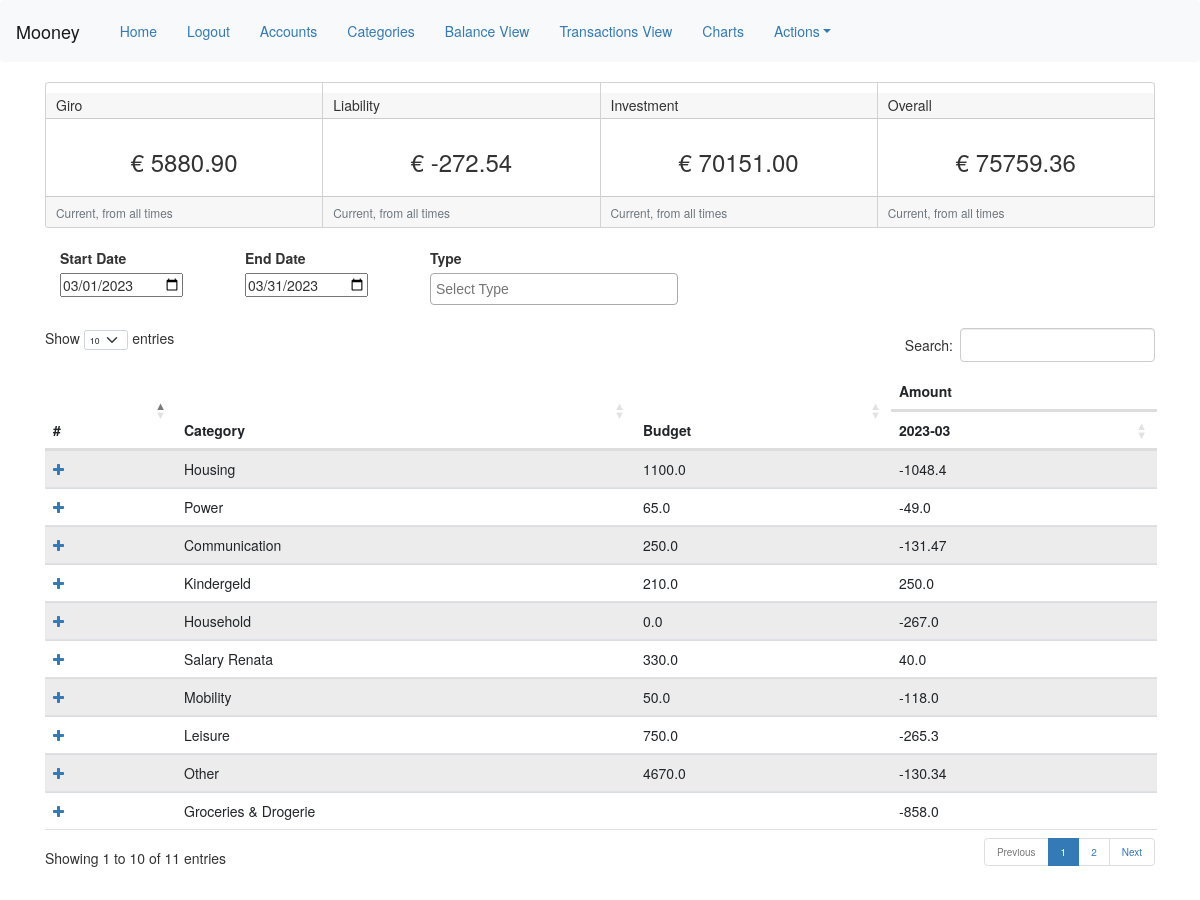
The app's page /index (signed in) with its own data.
### app/models.py (models this page shows, shortened)
class Category(db.Model):
    id            = db.Column(db.Integer, primary_key=True)
    name  = db.Column(db.String(64), unique=False)
    type  = db.Column(db.String(32), unique=False)
    description   = db.Column(db.String(255), nullable=True)
    competence = db.Column(db.String(32), unique=False, default='Monthly')
    created_at    = db.Column(db.DateTime, index=True, default=datetime.utcnow)
    last_modified = db.Column(db.DateTime, index=True, default=datetime.utcnow)
    budget = db.Column(db.Float(64), default=0.00)
    user_id       = db.Column(db.Integer, db.ForeignKey('user.id'))
    icon          = db.Column(db.String(255), nullable=True, default='mooney/app/static/icons/icon.png')
    budget_archive = db.Column(db.String(), nullable=True)

### app/routes.py (the view)
@app.route('/')
@app.route('/index', methods=['GET', 'POST'])
@login_required
def index():
    form = DateTypeForm()
    balance_by_type = get_balance_by_type()
    range_desc = []
    cat_range = []
    bdgt_range = []
    trx_by_cat = {}
    account = [id[0] for id in db.session.query(Account.id).filter_by(user_id=current_user.id).all()]
    if form.type.data:
        account = [id[0] for id in db.session.query(Account.id).filter(Account.type.in_(form.type.data)).filter_by(user_id=current_user.id).all()]
    account_trx = db.session.query(func.sum(Transaction.amount).label('sum'),
    func.strftime("%Y-%m", Transaction.date).label('month'), Category.name, Category.budget).join(
    Category, Category.id == Transaction.category).filter(Transaction.account.in_(account)).filter(
    Transaction.date.between(form.start_date.data, form.end_date.data)).group_by(
    Transaction.category, func.strftime("%Y-%m", Transaction.date)).order_by(Transaction.date.asc()).all()
    for trx in account_trx:
        if trx.month not in range_desc:
            range_desc.append(trx.month)
        if trx.name not in cat_range:
            cat_range.append(trx.name)
        if trx.budget not in bdgt_range:
            bdgt_range.append(trx.budget)
    for trx in account_trx:
        if trx.name not in trx_by_cat:
            trx_by_cat[trx.name] = [None] * len(range_desc)
        month_idx = range_desc.index(trx.month)
        trx_by_cat[trx.name][month_idx] = round(trx.sum, 2)
    return render_template('index.html', title='Mooney', form=form,
        balance_by_type=balance_by_type, range_desc=range_desc,
        cat_range=cat_range, bdgt_range=bdgt_range, trx_by_cat=trx_by_cat)

### app/forms.py
class DateTypeForm(FlaskForm):
    start_date = DateField('Start Date', default=get_month_dates()[0])
    end_date = DateField('End Date', default=get_month_dates()[1])
    type = SelectMultipleField('Type', id='type', validators=[DataRequired()],
        choices=Config.ACCOUNT_TYPES, default='')
    submit = SubmitField('Go')

### app/models.py (called while the page is built)
@login.user_loader
def load_user(id):
    return User.query.get(int(id))

### app/templates/index.html (shortened to what this page needs)
{% extends "base.html" %}
{% import 'bootstrap/wtf.html' as wtf %}
{% block app_content %}
<link rel="stylesheet" href="https://cdnjs.cloudflare.com/ajax/libs/font-awesome/4.7.0/css/font-awesome.min.css">
    <div class="card-group">
        {% set y = namespace(value=0) %}
        {% for k,v in balance_by_type.items() %}
        {% set y.value = y.value + v %}
        <div class="card">
            <h5 class="card-header">{{ k }}</h5>
            <div class="card-body">
              <h3 class="text-center">{{ "€ %.2f" % v }}</h3>
            </div>
            <div class="card-footer">
              <small class="text-muted">Current, from all times</small>
            </div>
          </div>
        {% endfor %}
        <div class="card">
          <h5 class="card-header">Overall</h5>
          <div class="card-body">
            <h3 class="text-center">{{ "€ %.2f" % y.value }}</h3>
          </div>
          <div class="card-footer">
            <small class="text-muted">Current, from all times</small>
          </div>
        </div>
    </div>
    <br>
    <div>
      <form action="" method="post">
        <div class="col-md-2">
          {{ form.start_date.label }}
          {{ form.start_date(size=32, onchange="submit()") }}
        </div>
        <div class="col-md-2">
          {{ form.end_date.label }}
          {{ form.end_date(size=32, onchange="submit()") }}
        </div>
        <div class="col-md-3">
          {{ form.type.label }}<br>
          {{ form.type(class_="select2", style="width: 100%",onchange="submit()") }}<br>
        </div>
      </form>
      <br>
      <br>
    </div>
    <div>
      <br>
      <br>
      <table id="data" class="table table-striped">
          <thead>
            <tr>
              <th rowspan=2>#</th>
              <th rowspan=2>Category</th>
              <th rowspan=2>Budget</th>
              {% if range_count %}
                <th colspan= {{range_desc|count}}>Amount</th>
              {% else %}
                <th colspan=2>Amount</th>
              {% endif %}
            </tr>
            <tr>
              {% if range_desc %}
                {% for i in range_desc %}
                <th>{{ i }}</th>
                {% endfor %}
              {% endif %}
            </tr>
          </thead>
          <tbody>
            {% if cat_range %}
              {% set i = namespace(value=0) %}
              {% for cat in cat_range %}
                <tr>
                  <td><a href="{{ url_for('transactions', categories=cat, start_date=form.start_date.data, end_date=form.end_date.data) }}"><i class="fa fa-plus"></i></a></td>
                  <td>{{ cat }}</td>
                  <td>{{ bdgt_range[i.value] }}</td>
                  {% set i.value = i.value + 1 %}
                  {% set trx_list = trx_by_cat.get(cat) %}
                  {% for sum in trx_list %}
                    <td>{{ sum|default('0.00') }}</td>
                  {% endfor %}
                </tr>
              {% endfor %}
            {% endif %}
          </tbody>
      </table>
    </div>
    <br>
    <br>
{% endblock %}

### app/templates/base.html (shortened to what this page needs)
<!DOCTYPE html>
<html lang="en">
<head>
  <link href="https://cdn.jsdelivr.net/npm/bootstrap@5.2.3/dist/css/bootstrap.min.css" rel="stylesheet">
  <link rel="stylesheet" type="text/css" href="https://cdn.datatables.net/1.10.25/css/dataTables.bootstrap5.css">
</head>
{% extends 'bootstrap/base.html' %}
{% block navbar %}
<nav class="navbar navbar-expand-lg navbar-light bg-light">
    <a class="navbar-brand">Mooney</a>
    <ul class="nav navbar-nav">
      <li class="active"><a href="{{ url_for('index') }}">Home</a></li>
      {% if current_user.is_anonymous %}
        <li><a href="{{ url_for('login') }}">Login</a></li>
      {% else %}
        <li><a href="{{ url_for('logout') }}">Logout</a></li>
      {% endif %}
      <li><a href="{{ url_for('accounts') }}">Accounts</a></li>
      <li><a href="{{ url_for('categories') }}">Categories</a></li>
      <li><a href="{{ url_for('balance_view') }}">Balance View</a></li>
      <li><a href="{{ url_for('transactions') }}">Transactions View</a></li>
      <li><a href="{{ url_for('charts') }}">Charts</a></li>
      <li class="dropdown"><a class="dropdown-toggle"  data-bs-toggle='dropdown'>Actions</a>
      </li>
    </ul>
</nav>
  {% endblock %}
  {% block content %}
    <div class="container">
      <link href="https://cdnjs.cloudflare.com/ajax/libs/select2/4.0.13/css/select2.min.css" rel="stylesheet" />
      {% block app_content %}{% endblock %}
    </div>
  {% endblock %}

### records on screen
Category: name "Housing", budget "1100.0", trx_list "-1048.4"
Category: name "Power", budget "65.0", trx_list "-49.0"
Category: name "Communication", bdgt_range "250.0", trx_list "-131.47"
Category: name "Kindergeld", bdgt_range "210.0", trx_list "250.0"
Category: name "Household", bdgt_range "0.0", trx_list "-267.0"
Category: name "Salary Renata", bdgt_range "330.0", trx_list "40.0"
Category: name "Mobility", bdgt_range "50.0", trx_list "-118.0"
Category: name "Leisure", bdgt_range "750.0", trx_list "-265.3"
Category: name "Other", bdgt_range "4670.0", trx_list "-130.34"
Category: name "Groceries & Drogerie", trx_list "-858.0"

### other values on screen
{{ k }} "Giro" "Liability" "Investment"
{{ "€ %.2f" % v }} "€ 5880.90" "€ -272.54" "€ 70151.00"
{{ "€ %.2f" % y.value }} "€ 75759.36"
{{ i }} "2023-03"
